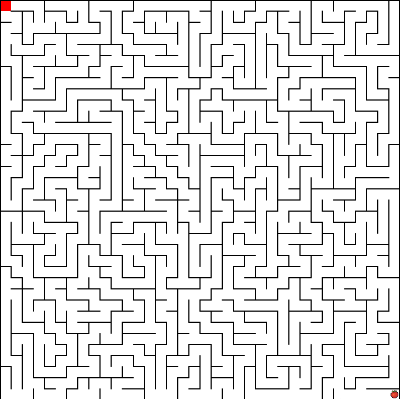
#> input picture Mazes/Maze.toys/Screenshot 2024-05-15 165045.png, 400 x 399 px
$ python Depth-first.py
#> lines starting #> are read from the running program, lines starting #| are printed output that depends on the picture; after the words box and inside, x2 and y2 are one past the last pixel; in counts of white or black regions, pixels touching at a corner belong together
import matplotlib.pylab as plt
import numpy as np
from skimage.morphology import skeletonize
import os

def main():

    script_dir = os.path.dirname(os.path.abspath(__file__))

    img_dir = os.path.join(script_dir, 'Mazes', 'Maze.toys') # Subdirectory
    img_name = os.path.join(img_dir, 'Screenshot 2024-05-15 165045.png') # File name
    rgb_img = plt.imread(img_name)
#> rgb_img is the input picture: shape (399, 400, 4) float32; mean R, G, B, A 0.898, 0.897, 0.897, 1

    plt.figure(figsize=(14, 14))
    plt.imshow(rgb_img)
    x0, y0 = 0, 0 # Start Point
    x1, y1 = 400, 400 # End Point

    plt.plot(x0, y0, 'gx', markersize=14)
    plt.plot(x1, y1, 'rx', markersize=14)

    # Skeleton path of image calculation

    if rgb_img.shape.__len__() > 2:
        thr_img = rgb_img[:, :, 0] > np.max(rgb_img[:, :, 0]) / 2
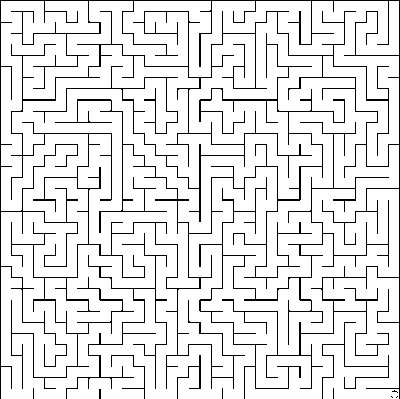
#> thr_img: shape (399, 400) bool; 90.1% white; black in thin lines or dots
    else:
        thr_img = rgb_img > np.max(rgb_img) / 2
    skeleton = skeletonize(thr_img)
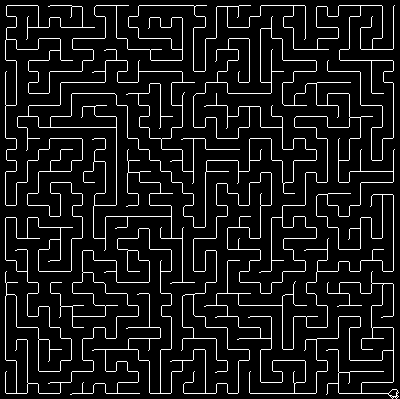
#> skeleton: shape (399, 400) bool; 8.5% white in thin lines or dots

    plt.figure(figsize=(14, 14))
    plt.imshow(skeleton)

    # map of routes.
    mapT = ~skeleton
#> mapT: shape (399, 400) bool; 91.5% white; black in thin lines or dots
    plt.imshow(mapT)
    plt.plot(x0, y0, 'gx', markersize=14)
    plt.plot(x1, y1, 'rx', markersize=14)

    _mapt = np.copy(mapT)

    # searching for our end point and connect to the path.
    boxr = 30

    # Just a little safety check, if the points are too near the edge, it will error.
    if y1 < boxr: y1 = boxr
    if x1 < boxr: x1 = boxr

    cpys, cpxs = np.where(_mapt[y1 - boxr:y1 + boxr, x1 - boxr:x1 + boxr] == 0)
#> cpys = 102 values from 0 to 28; cpxs = 102 values, max 28 at index 60, min 0 at index 1, mean 15.7
    # calibrate points to main scale.
    cpys += y1 - boxr
#> cpys = 102 values from 370 to 398
    cpxs += x1 - boxr
#> cpxs = 102 values, max 398 at index 60, min 370 at index 1, mean 385.7
    # find closest point of possible path end points
    idx = np.argmin(np.sqrt((cpys - y1) ** 2 + (cpxs - x1) ** 2))
#> idx = 99
    y, x = cpys[idx], cpxs[idx]
#> y = 397; x = 397

    pts_x = [x]
#> pts_x = [397]
    pts_y = [y]
#> pts_y = [397]
    pts_c = [0]

    # mesh of displacements.
    xmesh, ymesh = np.meshgrid(np.arange(-1, 2), np.arange(-1, 2))
    ymesh = ymesh.reshape(-1)
    xmesh = xmesh.reshape(-1)

    dst = np.zeros((thr_img.shape))

    # Depth-first algorithm exploring a tree
    while True:
        # update distance.
        idc = -1
        ct = pts_c.pop(idc)
        x = pts_x.pop(idc)
        y = pts_y.pop(idc)
        # Search 3x3 neighbourhood for possible
        ys, xs = np.where(_mapt[y - 1:y + 2, x - 1:x + 2] == 0)
        # Invalidate these point from future searches.
        _mapt[ys + y - 1, xs + x - 1] = ct
        _mapt[y, x] = 9999999
        # set the distance in the distance image.
        dst[ys + y - 1, xs + x - 1] = ct + 1
        # extend our list.
        pts_x.extend(xs + x - 1)
        pts_y.extend(ys + y - 1)
        pts_c.extend([ct + 1] * xs.shape[0])
        # If we run out of points.
        if pts_x == []:
            break
        if np.sqrt((x - x0) ** 2 + (y - y0) ** 2) < boxr:
            edx = x
            edy = y
            break
#> this loop made 8831 passes
#> (x, y, ys, xs) on passes 1, 4, 5: (397, 397, [0, 0, 1, 2], [0, 2, 1, 0]), (395, 397, [0, 0, 0], [0, 1, 2]), (396, 396, [0, 0], [1, 2])
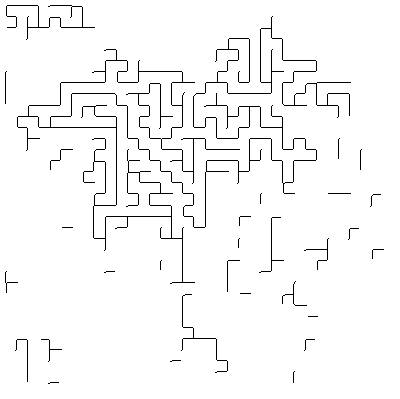
#> _mapt: shape (399, 400) bool; 97% white; black in thin lines or dots
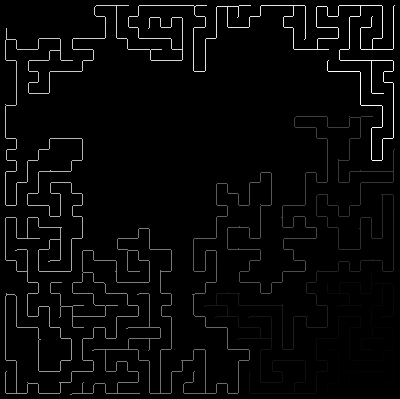
#> dst: shape (399, 400) float64; min 0, max 6744, mean 181.7; drawn with min black and max white
#> after the loop, pts_c = 48 values from 1 to 5161; pts_x = 48 values, max 398 at index 1, min 5 at index 46, mean 238.7; pts_y = 48 values, max 397 at index 2, min 28 at index 47, mean 280.7
    plt.figure(figsize=(14, 14))
    plt.imshow(dst)

    path_x = []
    path_y = []

    y = edy
    x = edx
    # Traces best path
    while True:
        nbh = dst[y - 1:y + 2, x - 1:x + 2]
        nbh[1, 1] = 9999999
        nbh[nbh == 0] = 9999999
        # If we reach a dead-end
        if np.min(nbh) == 9999999:
            break
        idx = np.argmin(nbh)
        # find direction
        y += ymesh[idx]
        x += xmesh[idx]

        if np.sqrt((x - x1) ** 2 + (y - y1) ** 2) < boxr:
            print('Optimum route found.')
            break
        path_y.append(y)
        path_x.append(x)
#> this loop made 5064 passes
#> (idx, y, x) on passes 2 to 4: (7, 31, 6), (7, 32, 6), (7, 33, 6)
#> after the loop, path_x = 5063 values, max 393 at index 3701, min 5 at index 10, mean 195.1; path_y = 5063 values, max 393 at index 1380, min 30 at index 0, mean 262.8; x = 393; y = 371

    plt.figure(figsize=(14, 14))
    plt.imshow(rgb_img)
    plt.plot(path_x, path_y, 'r-', linewidth=5)
    plt.show()

if __name__ == "__main__":
    main()
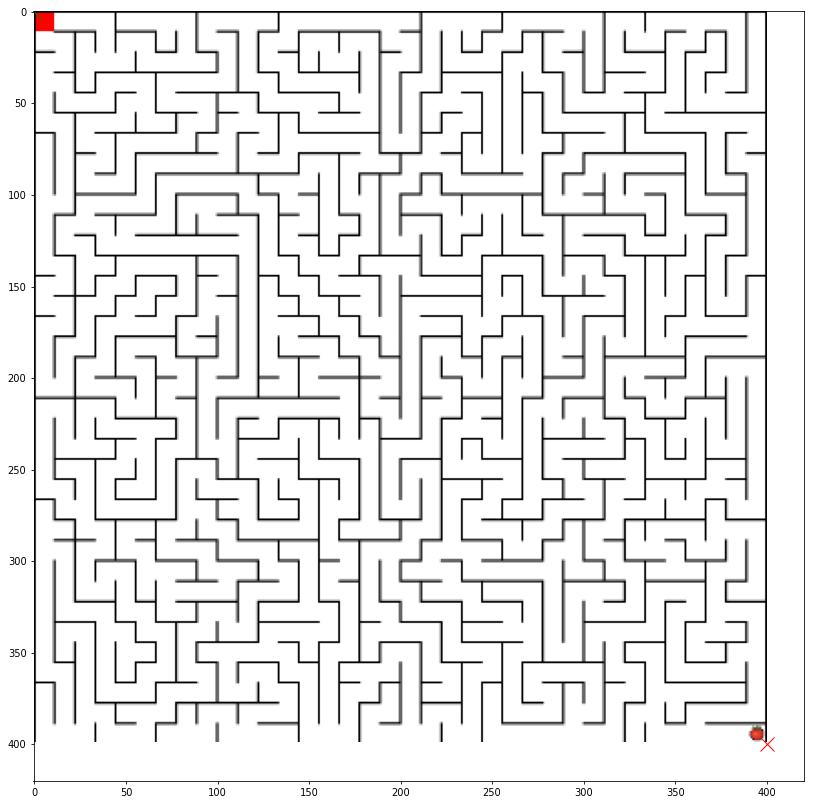
#> figure drawn by matplotlib, 1 panel
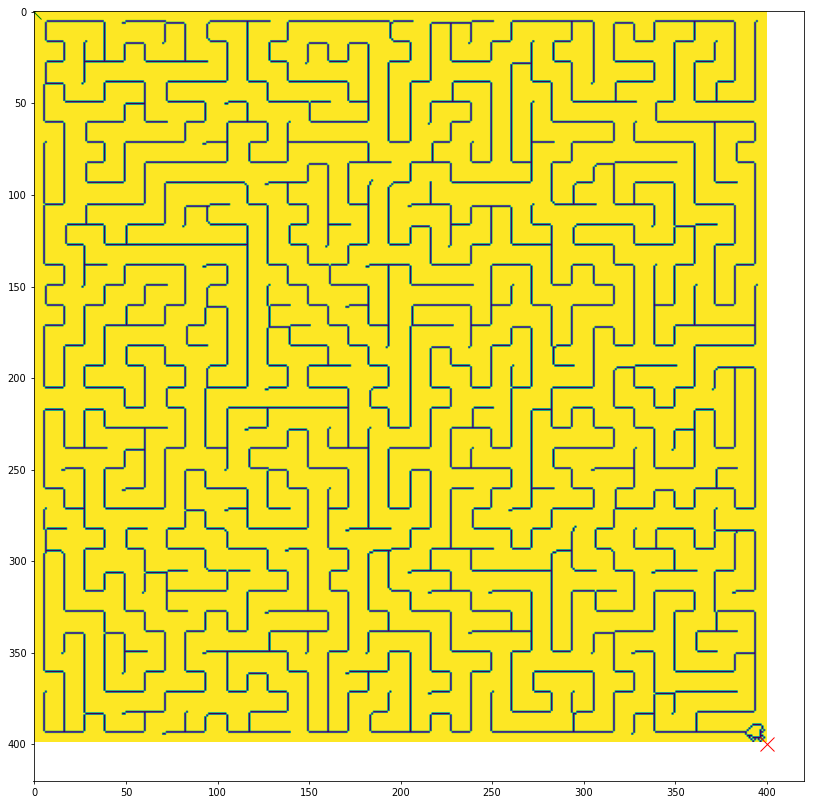
#> figure drawn by matplotlib, 1 panel
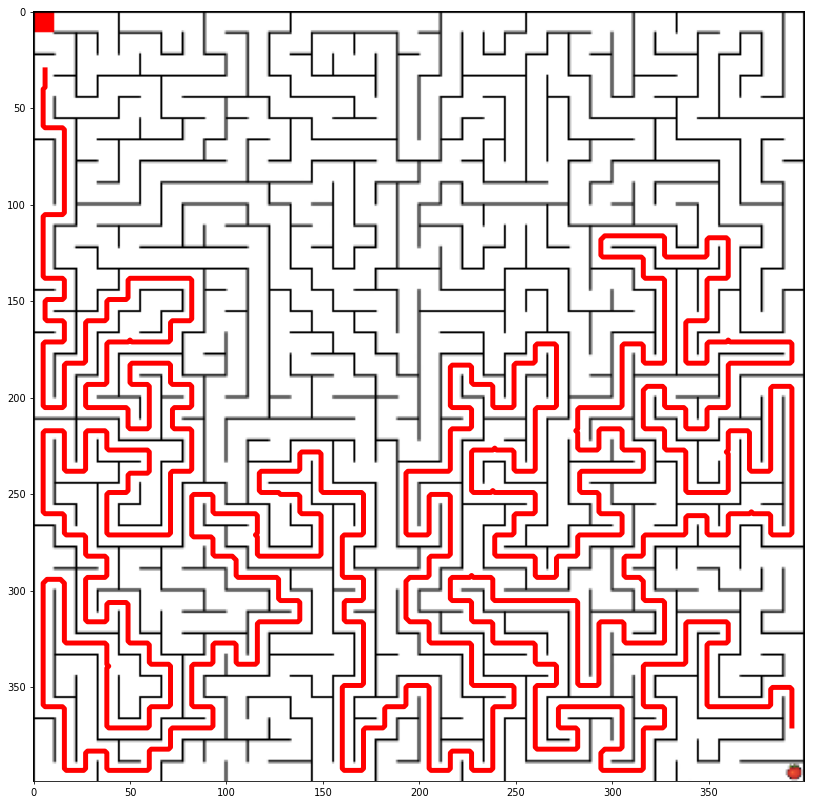
#> figure drawn by matplotlib, 1 panel

$ run again, with Mazes/Maze.toys/Screenshot 2024-11-17 180352.png copied over Mazes/Maze.toys/Screenshot 2024-05-15 165045.png
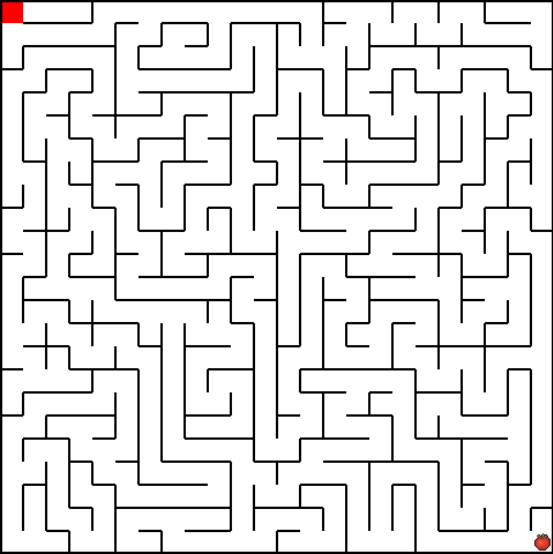
#> input picture Mazes/Maze.toys/Screenshot 2024-11-17 180352.png, 553 x 554 px
#> in main, rgb_img is the input picture: shape (554, 553, 4) float32; mean R, G, B, A 0.895, 0.893, 0.893, 1
#> thr_img: shape (554, 553) bool; 89.9% white; 2 black regions, box (x1, y1, x2, y2) and area: (0, 0, 553, 554) 30901, (534, 534, 550, 550) 66
#> skeleton: shape (554, 553) bool; 4.2% white in thin lines or dots
#> mapT: shape (554, 553) bool; 95.8% white; black in thin lines or dots
#> in main, `cpys, cpxs = np.where(_mapt[y1 - boxr:y1 + boxr, x1 - boxr:x1 + boxr] ..`: cpys = 154 values from 0 to 59; cpxs = 154 values, max 59 at index 11, min 0 at index 12, mean 30.55
#> in main, `cpys += y1 - boxr`: cpys = 154 values from 370 to 429
#> in main, `cpxs += x1 - boxr`: cpxs = 154 values, max 429 at index 11, min 370 at index 12, mean 400.5
#> in main, `idx = np.argmin(np.sqrt((cpys - y1) ** 2 + (cpxs - x1) ** 2))`: idx = 63
#> in main, `y, x = cpys[idx], cpxs[idx]`: y = 400; x = 402
#> in main, `pts_x = [x]`: pts_x = [402]
#> in main, `pts_y = [y]`: pts_y = [400]
#> the loop in main, `while True:` made 5386 passes
#> (x, y, ys, xs) on passes 1 to 3: (402, 400, [0, 1, 2], [1, 1, 1]), (402, 401, [1, 2], [1, 1]), (402, 402, [2, 2], [0, 1])
#> after the loop in main, `while True:`:
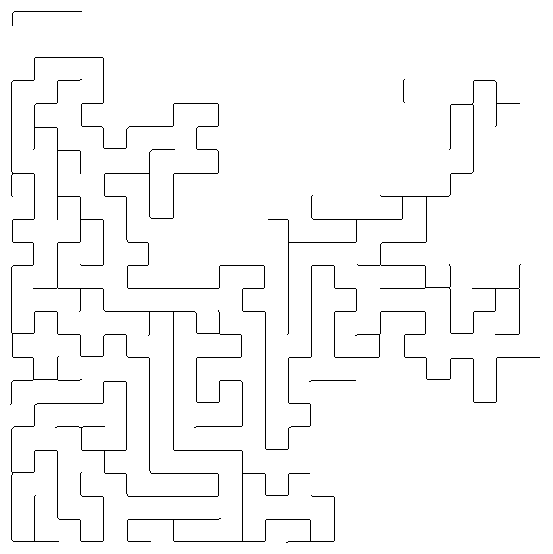
#> _mapt: shape (554, 553) bool; 97.5% white; black in thin lines or dots
#> after the loop in main, `while True:`: pts_c = [1, 66, 283, 890, 1790, 1791, 2383, 2384, 2494, 3084]; pts_x = [402, 356, 310, 540, 404, 404, 265, 267, 242, 12]; pts_y = [399, 380, 473, 357, 104, 103, 219, 219, 173, 26]
#> the loop in main, `while True:` made 3039 passes
#> (idx, y, x) on passes 2 to 4: (7, 29, 12), (7, 30, 12), (7, 31, 12)
#> after the loop in main, `while True:`: path_x = 3038 values, max 541 at index 1661, min 12 at index 0, mean 364.9; path_y = 3038 values, max 541 at index 2396, min 11 at index 118, mean 228.5; x = 378; y = 380
#> `main()`:
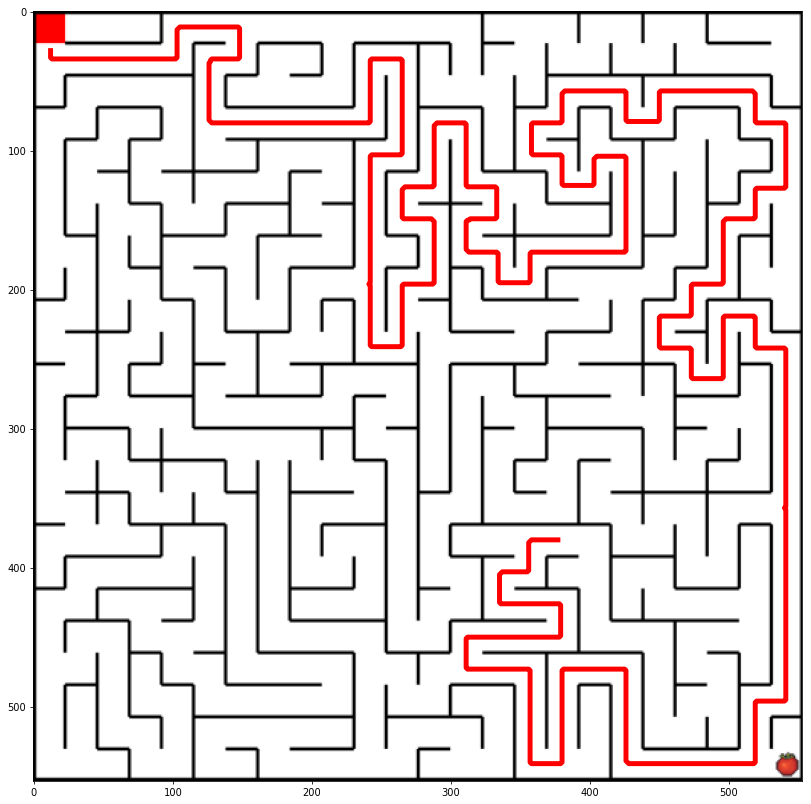
#> figure drawn by matplotlib, 1 panel
